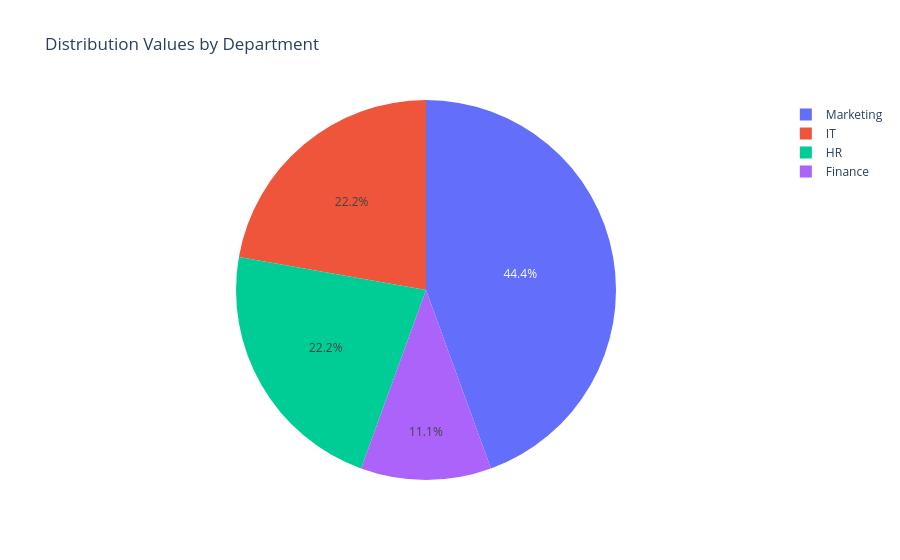

Notebook cell for this chart:
### Code cell
#Plotly pie chat. you must declare a variable for the chart inorder to call the visuals out

dept_count = merge_df['department'].value_counts()
fig = px.pie(
    values=dept_count.values,
    names=dept_count.index,
    title='Distribution Values by Department'
)
fig.show()

### Figure 1 — Plotly figure (JSON) as saved in the notebook; plotly's stock layout.template omitted (floating-point values rounded to 4 significant figures)
{"data": [{"domain": {"x": [0, 1], "y": [0, 1]}, "hovertemplate": "label=%{label}<br>value=%{value}<extra></extra>", "labels": ["Marketing", "IT", "HR", "Finance"], "legendgroup": "", "name": "", "showlegend": true, "type": "pie", "values": [4, 2, 2, 1]}], "layout": {"legend": {"tracegroupgap": 0}, "title": {"text": "Distribution Values by Department"}}}
